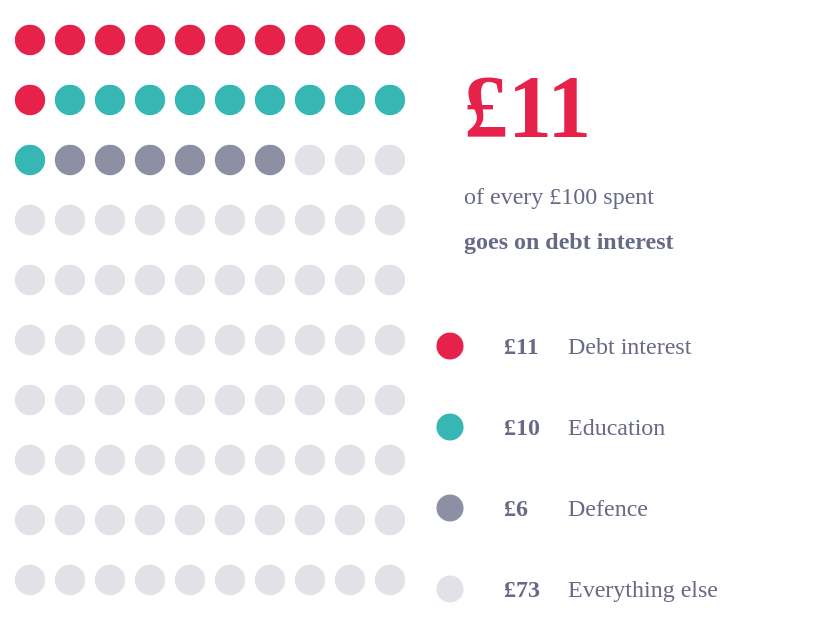

The cell this chart's notebook holds for it:
### Code cell
import numpy as np
import pandas as pd
import altair as alt
from ecostyles import EcoStyles

styles = EcoStyles(); styles.register_and_enable_theme()

SHAPE = "coin"          # "coin" (one circle = £1) or "square"

df = pd.DataFrame([
    ("Welfare", 246.1), ("Health", 241.8), ("State pensions", 137.8),
    ("Debt interest", 124.7), ("Education", 118.7), ("Defence", 63.6),
    ("Public order & safety", 51.4), ("Transport", 46.4),
    ("Business & industry", 40.4), ("Government admin", 23.0),
    ("Housing & utilities", 22.3), ("Environment", 17.1),
    ("Culture", 14.5), ("Overseas aid", 7.7),
], columns=["fn", "spend"])

# Denominator = the 14 functions shown. If you want shares of an official total
# (e.g. total managed expenditure), replace TOTAL with that figure.
TOTAL = df["spend"].sum()

# Only the story gets a colour: debt interest vs the two comparators, everything else is grey.
SPEND = df.set_index("fn")["spend"]
groups = pd.Series({
    "Debt interest": SPEND["Debt interest"],
    "Education": SPEND["Education"],
    "Defence": SPEND["Defence"],
})
groups["Everything else"] = TOTAL - groups.sum()

# Round to exactly 100 coins (largest-remainder method)
raw = groups / TOTAL * 100
n = np.floor(raw).astype(int)
for name in (raw - n).sort_values(ascending=False).index[: 100 - n.sum()]:
    n[name] += 1

# tone + opacity per group (red = theme accent, teal = theme primary, slate = theme text grey)
STYLE = {
    "Debt interest":   ("red",   1.00),
    "Education":       ("teal",  1.00),
    "Defence":         ("slate", 0.75),
    "Everything else": ("slate", 0.20),
}

# --- 10 x 10 grid, filled left-to-right, top-to-bottom, story first ---
cells = [g for g in groups.index for _ in range(n[g])]
grid_df = pd.DataFrame({"group": cells,
                        "cx": [i % 10 + 0.5 for i in range(100)],
                        "cy": [i // 10 + 0.5 for i in range(100)]})
grid_df["tone"] = grid_df["group"].map(lambda g: STYLE[g][0])
grid_df["alpha"] = grid_df["group"].map(lambda g: STYLE[g][1])

# --- key (right-hand side, lower half) ---
key = pd.DataFrame({"group": list(groups.index)})
key["cx"] = 11.0
key["yc"] = [5.6 + 1.35 * k for k in range(len(key))]
key["amount"] = ["£" + str(n[g]) for g in key["group"]]
key["tone"] = key["group"].map(lambda g: STYLE[g][0])
key["alpha"] = key["group"].map(lambda g: STYLE[g][1])

X = alt.Scale(domain=[0, 20], nice=False)
Y = alt.Scale(domain=[0, 10], reverse=True, nice=False)
# teal / red come from the theme palette (in that order); the grey is your caption grey
theme_colour = alt.Color("tone:N", scale=alt.Scale(domain=["teal", "red"]), legend=None)
colour = alt.condition(alt.datum.tone == "slate", alt.value("#676A86"), theme_colour)
opacity = alt.Opacity("alpha:Q", scale=None, legend=None)

shape = "circle" if SHAPE == "coin" else "square"
size = 230 if SHAPE == "coin" else 290

def dots(data, cx="cx", cy="cy", sz=size):
    return alt.Chart(data).mark_point(shape=shape, filled=True, size=sz, strokeWidth=0).encode(
        x=alt.X(f"{cx}:Q", scale=X, axis=None), y=alt.Y(f"{cy}:Q", scale=Y, axis=None),
        color=colour, opacity=opacity)

grid = dots(grid_df)
key_marks = dots(key, cy="yc", sz=size * 0.8)

def text(data, xpos, ypos, value, size_, bold=False, colour_enc=None, align="left", baseline="middle"):
    enc = colour_enc if colour_enc is not None else alt.value("#676A86")
    return (alt.Chart(data).mark_text(align=align, baseline=baseline, fontSize=size_,
                                      fontWeight="bold" if bold else "normal")
            .encode(x=alt.X(datum=xpos, scale=X), y=alt.Y(datum=ypos, scale=Y),
                    text=value, color=enc))

# --- big callout: the "for every £100" line ---
call = pd.DataFrame({"tone": ["red"]})
big = (alt.Chart(call).mark_text(align="left", baseline="alphabetic", fontSize=44, fontWeight="bold")
       .encode(x=alt.X(datum=11.0, scale=X), y=alt.Y(datum=2.1, scale=Y),
               text=alt.value(f"£{n['Debt interest']}"), color=theme_colour))
sub1 = text(call, 11.0, 3.1, alt.value("of every £100 spent"), 12)
sub2 = text(call, 11.0, 3.85, alt.value("goes on debt interest"), 12, bold=True)

# --- key text ---
key_amt = (alt.Chart(key).mark_text(align="left", baseline="middle", fontSize=12, fontWeight="bold")
           .encode(x=alt.X(datum=12.0, scale=X), y=alt.Y("yc:Q", scale=Y), text="amount:N",
                   color=alt.value("#676A86")))
key_name = (alt.Chart(key).mark_text(align="left", baseline="middle", fontSize=12)
            .encode(x=alt.X(datum=13.6, scale=X), y=alt.Y("yc:Q", scale=Y), text="group:N",
                    color=alt.value("#676A86")))

caption = alt.Title(
    text="Source: HMRC Annual Tax Summary / PESA Table 5.2, 2024–25",
    subtitle=[
        f"UK public spending by function. Each {'coin' if SHAPE == 'coin' else 'square'} is £1 in every £100.",
        "Debt interest is more than education and nearly double defence.",
        f"Shares are of the £{TOTAL:,.1f}bn spent across the 14 functions shown.",
    ],
    orient="bottom", anchor="start",
    fontSize=11, subtitleFontSize=10,
    color="#676A86", subtitleColor="#676A86", dy=12)

chart = (
    alt.layer(grid, key_marks, big, sub1, sub2, key_amt, key_name)
    .properties(width=400, height=300,
                padding={"left": 5, "right": 5, "top": 5, "bottom": 5})
    .configure(background="white", font="Circular Std")
    .configure_view(fill="transparent", stroke="transparent"))

styles.save(chart, path=".", name="debt_interest_coins", svg=True)
chart

### Figure 1 — Vega-Lite specification as saved in the notebook (floating-point values rounded to 4 significant figures)
{"config": {"font": "Circular Std", "text": {"color": "#676A86", "align": "left", "baseline": "middle", "dx": 7, "dy": 0, "fontSize": 11}, "view": {"stroke": "transparent", "continuousWidth": 400, "continuousHeight": 300, "discreteWidth": 400, "discreteHeight": 300, "fill": "transparent"}, "range": {"category": ["#36B7B4", "#E6224B", "#F4C245", "#0063AF", "#00A767", "#179FDB", "#EB5C2E"], "diverging": ["#E6224B", "#E54753", "#C9C9C9", "#179FDB", "#122B39"], "heatmap": ["#C9C9C9", "#179FDB", "#0063AF", "#122B39"], "ordinal": ["#00A767", "#36B7B4", "#179FDB", "#0063AF", "#243B5A"]}, "bar": {"color": "#179fdb"}, "line": {"color": "#e6224b"}, "rule": {"color": "#676A86"}, "area": {"opacity": 0.3}, "point": {"filled": true, "size": 80, "color": "#e6224b", "opacity": 0.95}, "geoshape": {"stroke": "white", "strokeWidth": 0.3}, "rect": {"fill": "#d6d4d4", "opacity": 0.3}, "axis": {"labelColor": "#676A86", "labelFontSize": 11, "labelFont": "Circular Std", "labelOpacity": 0.7, "tickColor": "#676A86", "tickOpacity": 0.5, "domainColor": "#676A86", "domainOpacity": 0.5, "gridColor": "#676A86", "gridDash": [2, 2], "gridOpacity": 0.5, "title": null, "titleColor": "#676A86", "titleOpacity": 0.8, "tickSize": 4}, "axisXDiscrete": {"grid": false, "labelAngle": 0, "tickCount": 10, "tickOpacity": 0.5, "title": null}, "axisYDiscrete": {"ticks": false, "labelPadding": 5}, "axisXTemporal": {"grid": false, "ticks": true}, "axisXQuantitative": {"grid": true}, "axisYQuantitative": {"gridColor": "#676A86", "gridDash": [1, 5], "gridOpacity": 0.5, "ticks": false, "labelPadding": 5, "tickCount": 8, "titleAngle": 0, "titleAlign": "left", "titleBaseline": "bottom", "titleX": 0, "titleY": -5}, "title": {"color": "#676A86E6", "subtitleColor": "#676A86", "font": "Circular Std", "subtitleFont": "Circular Std", "anchor": "start", "fontSize": 14, "subtitleFontSize": 12, "subtitlePadding": 4, "offset": 0, "frame": "group"}, "legend": {"titleColor": "#122b39", "title": null, "labelColor": "#122b39", "labelFontSize": 11}, "background": "white"}, "layer": [{"data": {"name": "data-8b83af64847a9fb1fca09f69539d677c"}, "mark": {"type": "point", "filled": true, "shape": "circle", "size": 230, "strokeWidth": 0}, "encoding": {"color": {"condition": {"test": "(datum.tone === 'slate')", "value": "#676A86"}, "field": "tone", "legend": null, "scale": {"domain": ["teal", "red"]}, "type": "nominal"}, "opacity": {"field": "alpha", "legend": null, "scale": null, "type": "quantitative"}, "x": {"axis": null, "field": "cx", "scale": {"domain": [0, 20], "nice": false}, "type": "quantitative"}, "y": {"axis": null, "field": "cy", "scale": {"domain": [0, 10], "nice": false, "reverse": true}, "type": "quantitative"}}}, {"data": {"name": "data-88370a49b82aa74eb4584206695c0cfd"}, "mark": {"type": "point", "filled": true, "shape": "circle", "size": 184.0, "strokeWidth": 0}, "encoding": {"color": {"condition": {"test": "(datum.tone === 'slate')", "value": "#676A86"}, "field": "tone", "legend": null, "scale": {"domain": ["teal", "red"]}, "type": "nominal"}, "opacity": {"field": "alpha", "legend": null, "scale": null, "type": "quantitative"}, "x": {"axis": null, "field": "cx", "scale": {"domain": [0, 20], "nice": false}, "type": "quantitative"}, "y": {"axis": null, "field": "yc", "scale": {"domain": [0, 10], "nice": false, "reverse": true}, "type": "quantitative"}}}, {"data": {"name": "data-5677832f8d593837480d650b4491a55b"}, "mark": {"type": "text", "align": "left", "baseline": "alphabetic", "fontSize": 44, "fontWeight": "bold"}, "encoding": {"color": {"field": "tone", "legend": null, "scale": {"domain": ["teal", "red"]}, "type": "nominal"}, "text": {"value": "£11"}, "x": {"scale": {"domain": [0, 20], "nice": false}, "datum": 11.0}, "y": {"scale": {"domain": [0, 10], "nice": false, "reverse": true}, "datum": 2.1}}}, {"data": {"name": "data-5677832f8d593837480d650b4491a55b"}, "mark": {"type": "text", "align": "left", "baseline": "middle", "fontSize": 12, "fontWeight": "normal"}, "encoding": {"color": {"value": "#676A86"}, "text": {"value": "of every £100 spent"}, "x": {"scale": {"domain": [0, 20], "nice": false}, "datum": 11.0}, "y": {"scale": {"domain": [0, 10], "nice": false, "reverse": true}, "datum": 3.1}}}, {"data": {"name": "data-5677832f8d593837480d650b4491a55b"}, "mark": {"type": "text", "align": "left", "baseline": "middle", "fontSize": 12, "fontWeight": "bold"}, "encoding": {"color": {"value": "#676A86"}, "text": {"value": "goes on debt interest"}, "x": {"scale": {"domain": [0, 20], "nice": false}, "datum": 11.0}, "y": {"scale": {"domain": [0, 10], "nice": false, "reverse": true}, "datum": 3.85}}}, {"data": {"name": "data-88370a49b82aa74eb4584206695c0cfd"}, "mark": {"type": "text", "align": "left", "baseline": "middle", "fontSize": 12, "fontWeight": "bold"}, "encoding": {"color": {"value": "#676A86"}, "text": {"field": "amount", "type": "nominal"}, "x": {"scale": {"domain": [0, 20], "nice": false}, "datum": 12.0}, "y": {"field": "yc", "scale": {"domain": [0, 10], "nice": false, "reverse": true}, "type": "quantitative"}}}, {"data": {"name": "data-88370a49b82aa74eb4584206695c0cfd"}, "mark": {"type": "text", "align": "left", "baseline": "middle", "fontSize": 12}, "encoding": {"color": {"value": "#676A86"}, "text": {"field": "group", "type": "nominal"}, "x": {"scale": {"domain": [0, 20], "nice": false}, "datum": 13.6}, "y": {"field": "yc", "scale": {"domain": [0, 10], "nice": false, "reverse": true}, "type": "quantitative"}}}], "height": 300, "padding": {"left": 5, "right": 5, "top": 5, "bottom": 5}, "width": 400, "$schema": "https://vega.github.io/schema/vega-lite/v6.4.1.json", "datasets": {"data-8b83af64847a9fb1fca09f69539d677c": [{"group": "Debt interest", "cx": 0.5, "cy": 0.5, "tone": "red", "alpha": 1.0}, {"group": "Debt interest", "cx": 1.5, "cy": 0.5, "tone": "red", "alpha": 1.0}, {"group": "Debt interest", "cx": 2.5, "cy": 0.5, "tone": "red", "alpha": 1.0}, {"group": "Debt interest", "cx": 3.5, "cy": 0.5, "tone": "red", "alpha": 1.0}, {"group": "Debt interest", "cx": 4.5, "cy": 0.5, "tone": "red", "alpha": 1.0}, {"group": "Debt interest", "cx": 5.5, "cy": 0.5, "tone": "red", "alpha": 1.0}, {"group": "Debt interest", "cx": 6.5, "cy": 0.5, "tone": "red", "alpha": 1.0}, {"group": "Debt interest", "cx": 7.5, "cy": 0.5, "tone": "red", "alpha": 1.0}, {"group": "Debt interest", "cx": 8.5, "cy": 0.5, "tone": "red", "alpha": 1.0}, {"group": "Debt interest", "cx": 9.5, "cy": 0.5, "tone": "red", "alpha": 1.0}, {"group": "Debt interest", "cx": 0.5, "cy": 1.5, "tone": "red", "alpha": 1.0}, {"group": "Education", "cx": 1.5, "cy": 1.5, "tone": "teal", "alpha": 1.0}, {"group": "Education", "cx": 2.5, "cy": 1.5, "tone": "teal", "alpha": 1.0}, {"group": "Education", "cx": 3.5, "cy": 1.5, "tone": "teal", "alpha": 1.0}, {"group": "Education", "cx": 4.5, "cy": 1.5, "tone": "teal", "alpha": 1.0}, {"group": "Education", "cx": 5.5, "cy": 1.5, "tone": "teal", "alpha": 1.0}, {"group": "Education", "cx": 6.5, "cy": 1.5, "tone": "teal", "alpha": 1.0}, {"group": "Education", "cx": 7.5, "cy": 1.5, "tone": "teal", "alpha": 1.0}, {"group": "Education", "cx": 8.5, "cy": 1.5, "tone": "teal", "alpha": 1.0}, {"group": "Education", "cx": 9.5, "cy": 1.5, "tone": "teal", "alpha": 1.0}, {"group": "Education", "cx": 0.5, "cy": 2.5, "tone": "teal", "alpha": 1.0}, {"group": "Defence", "cx": 1.5, "cy": 2.5, "tone": "slate", "alpha": 0.75}, {"group": "Defence", "cx": 2.5, "cy": 2.5, "tone": "slate", "alpha": 0.75}, {"group": "Defence", "cx": 3.5, "cy": 2.5, "tone": "slate", "alpha": 0.75}, {"group": "Defence", "cx": 4.5, "cy": 2.5, "tone": "slate", "alpha": 0.75}, {"group": "Defence", "cx": 5.5, "cy": 2.5, "tone": "slate", "alpha": 0.75}, {"group": "Defence", "cx": 6.5, "cy": 2.5, "tone": "slate", "alpha": 0.75}, {"group": "Everything else", "cx": 7.5, "cy": 2.5, "tone": "slate", "alpha": 0.2}, {"group": "Everything else", "cx": 8.5, "cy": 2.5, "tone": "slate", "alpha": 0.2}, {"group": "Everything else", "cx": 9.5, "cy": 2.5, "tone": "slate", "alpha": 0.2}, {"group": "Everything else", "cx": 0.5, "cy": 3.5, "tone": "slate", "alpha": 0.2}, {"group": "Everything else", "cx": 1.5, "cy": 3.5, "tone": "slate", "alpha": 0.2}, {"group": "Everything else", "cx": 2.5, "cy": 3.5, "tone": "slate", "alpha": 0.2}, {"group": "Everything else", "cx": 3.5, "cy": 3.5, "tone": "slate", "alpha": 0.2}, {"group": "Everything else", "cx": 4.5, "cy": 3.5, "tone": "slate", "alpha": 0.2}, {"group": "Everything else", "cx": 5.5, "cy": 3.5, "tone": "slate", "alpha": 0.2}, {"group": "Everything else", "cx": 6.5, "cy": 3.5, "tone": "slate", "alpha": 0.2}, {"group": "Everything else", "cx": 7.5, "cy": 3.5, "tone": "slate", "alpha": 0.2}, {"group": "Everything else", "cx": 8.5, "cy": 3.5, "tone": "slate", "alpha": 0.2}, {"group": "Everything else", "cx": 9.5, "cy": 3.5, "tone": "slate", "alpha": 0.2}, {"group": "Everything else", "cx": 0.5, "cy": 4.5, "tone": "slate", "alpha": 0.2}, {"group": "Everything else", "cx": 1.5, "cy": 4.5, "tone": "slate", "alpha": 0.2}, {"group": "Everything else", "cx": 2.5, "cy": 4.5, "tone": "slate", "alpha": 0.2}, {"group": "Everything else", "cx": 3.5, "cy": 4.5, "tone": "slate", "alpha": 0.2}, {"group": "Everything else", "cx": 4.5, "cy": 4.5, "tone": "slate", "alpha": 0.2}, {"group": "Everything else", "cx": 5.5, "cy": 4.5, "tone": "slate", "alpha": 0.2}, {"group": "Everything else", "cx": 6.5, "cy": 4.5, "tone": "slate", "alpha": 0.2}, {"group": "Everything else", "cx": 7.5, "cy": 4.5, "tone": "slate", "alpha": 0.2}, {"group": "Everything else", "cx": 8.5, "cy": 4.5, "tone": "slate", "alpha": 0.2}, {"group": "Everything else", "cx": 9.5, "cy": 4.5, "tone": "slate", "alpha": 0.2}, {"group": "Everything else", "cx": 0.5, "cy": 5.5, "tone": "slate", "alpha": 0.2}, {"group": "Everything else", "cx": 1.5, "cy": 5.5, "tone": "slate", "alpha": 0.2}, {"group": "Everything else", "cx": 2.5, "cy": 5.5, "tone": "slate", "alpha": 0.2}, {"group": "Everything else", "cx": 3.5, "cy": 5.5, "tone": "slate", "alpha": 0.2}, {"group": "Everything else", "cx": 4.5, "cy": 5.5, "tone": "slate", "alpha": 0.2}, {"group": "Everything else", "cx": 5.5, "cy": 5.5, "tone": "slate", "alpha": 0.2}, {"group": "Everything else", "cx": 6.5, "cy": 5.5, "tone": "slate", "alpha": 0.2}, {"group": "Everything else", "cx": 7.5, "cy": 5.5, "tone": "slate", "alpha": 0.2}, {"group": "Everything else", "cx": 8.5, "cy": 5.5, "tone": "slate", "alpha": 0.2}, {"group": "Everything else", "cx": 9.5, "cy": 5.5, "tone": "slate", "alpha": 0.2}, {"group": "Everything else", "cx": 0.5, "cy": 6.5, "tone": "slate", "alpha": 0.2}, {"group": "Everything else", "cx": 1.5, "cy": 6.5, "tone": "slate", "alpha": 0.2}, {"group": "Everything else", "cx": 2.5, "cy": 6.5, "tone": "slate", "alpha": 0.2}, {"group": "Everything else", "cx": 3.5, "cy": 6.5, "tone": "slate", "alpha": 0.2}, {"group": "Everything else", "cx": 4.5, "cy": 6.5, "tone": "slate", "alpha": 0.2}, {"group": "Everything else", "cx": 5.5, "cy": 6.5, "tone": "slate", "alpha": 0.2}, {"group": "Everything else", "cx": 6.5, "cy": 6.5, "tone": "slate", "alpha": 0.2}, {"group": "Everything else", "cx": 7.5, "cy": 6.5, "tone": "slate", "alpha": 0.2}, {"group": "Everything else", "cx": 8.5, "cy": 6.5, "tone": "slate", "alpha": 0.2}, {"group": "Everything else", "cx": 9.5, "cy": 6.5, "tone": "slate", "alpha": 0.2}, {"group": "Everything else", "cx": 0.5, "cy": 7.5, "tone": "slate", "alpha": 0.2}, {"group": "Everything else", "cx": 1.5, "cy": 7.5, "tone": "slate", "alpha": 0.2}, {"group": "Everything else", "cx": 2.5, "cy": 7.5, "tone": "slate", "alpha": 0.2}, {"group": "Everything else", "cx": 3.5, "cy": 7.5, "tone": "slate", "alpha": 0.2}, {"group": "Everything else", "cx": 4.5, "cy": 7.5, "tone": "slate", "alpha": 0.2}, {"group": "Everything else", "cx": 5.5, "cy": 7.5, "tone": "slate", "alpha": 0.2}, {"group": "Everything else", "cx": 6.5, "cy": 7.5, "tone": "slate", "alpha": 0.2}, {"group": "Everything else", "cx": 7.5, "cy": 7.5, "tone": "slate", "alpha": 0.2}, {"group": "Everything else", "cx": 8.5, "cy": 7.5, "tone": "slate", "alpha": 0.2}, {"group": "Everything else", "cx": 9.5, "cy": 7.5, "tone": "slate", "alpha": 0.2}, {"group": "Everything else", "cx": 0.5, "cy": 8.5, "tone": "slate", "alpha": 0.2}, {"group": "Everything else", "cx": 1.5, "cy": 8.5, "tone": "slate", "alpha": 0.2}, {"group": "Everything else", "cx": 2.5, "cy": 8.5, "tone": "slate", "alpha": 0.2}, {"group": "Everything else", "cx": 3.5, "cy": 8.5, "tone": "slate", "alpha": 0.2}, {"group": "Everything else", "cx": 4.5, "cy": 8.5, "tone": "slate", "alpha": 0.2}, {"group": "Everything else", "cx": 5.5, "cy": 8.5, "tone": "slate", "alpha": 0.2}, {"group": "Everything else", "cx": 6.5, "cy": 8.5, "tone": "slate", "alpha": 0.2}, {"group": "Everything else", "cx": 7.5, "cy": 8.5, "tone": "slate", "alpha": 0.2}, {"group": "Everything else", "cx": 8.5, "cy": 8.5, "tone": "slate", "alpha": 0.2}, {"group": "Everything else", "cx": 9.5, "cy": 8.5, "tone": "slate", "alpha": 0.2}, {"group": "Everything else", "cx": 0.5, "cy": 9.5, "tone": "slate", "alpha": 0.2}, {"group": "Everything else", "cx": 1.5, "cy": 9.5, "tone": "slate", "alpha": 0.2}, {"group": "Everything else", "cx": 2.5, "cy": 9.5, "tone": "slate", "alpha": 0.2}, {"group": "Everything else", "cx": 3.5, "cy": 9.5, "tone": "slate", "alpha": 0.2}, {"group": "Everything else", "cx": 4.5, "cy": 9.5, "tone": "slate", "alpha": 0.2}, {"group": "Everything else", "cx": 5.5, "cy": 9.5, "tone": "slate", "alpha": 0.2}, {"group": "Everything else", "cx": 6.5, "cy": 9.5, "tone": "slate", "alpha": 0.2}, {"group": "Everything else", "cx": 7.5, "cy": 9.5, "tone": "slate", "alpha": 0.2}, {"group": "Everything else", "cx": 8.5, "cy": 9.5, "tone": "slate", "alpha": 0.2}, {"group": "Everything else", "cx": 9.5, "cy": 9.5, "tone": "slate", "alpha": 0.2}], "data-88370a49b82aa74eb4584206695c0cfd": [{"group": "Debt interest", "cx": 11.0, "yc": 5.6, "amount": "£11", "tone": "red", "alpha": 1.0}, {"group": "Education", "cx": 11.0, "yc": 6.95, "amount": "£10", "tone": "teal", "alpha": 1.0}, {"group": "Defence", "cx": 11.0, "yc": 8.3, "amount": "£6", "tone": "slate", "alpha": 0.75}, {"group": "Everything else", "cx": 11.0, "yc": 9.65, "amount": "£73", "tone": "slate", "alpha": 0.2}], "data-5677832f8d593837480d650b4491a55b": [{"tone": "red"}]}}
